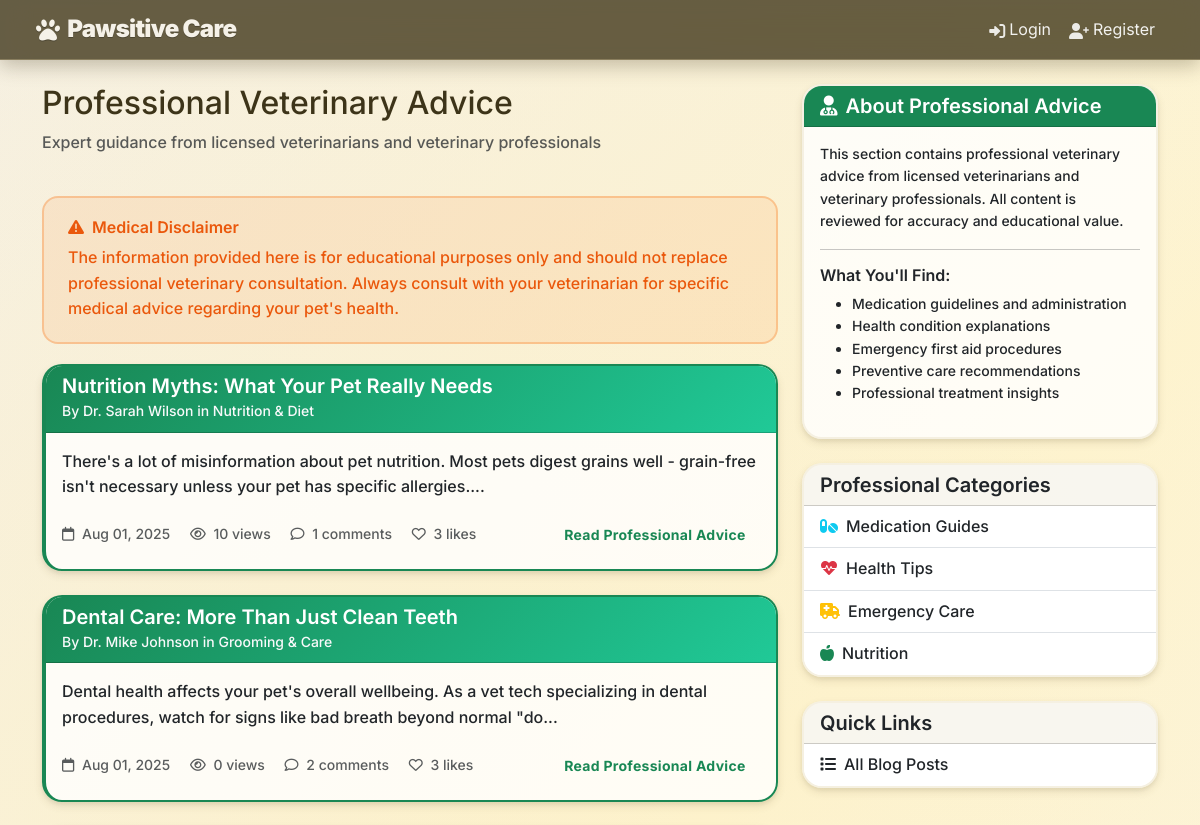
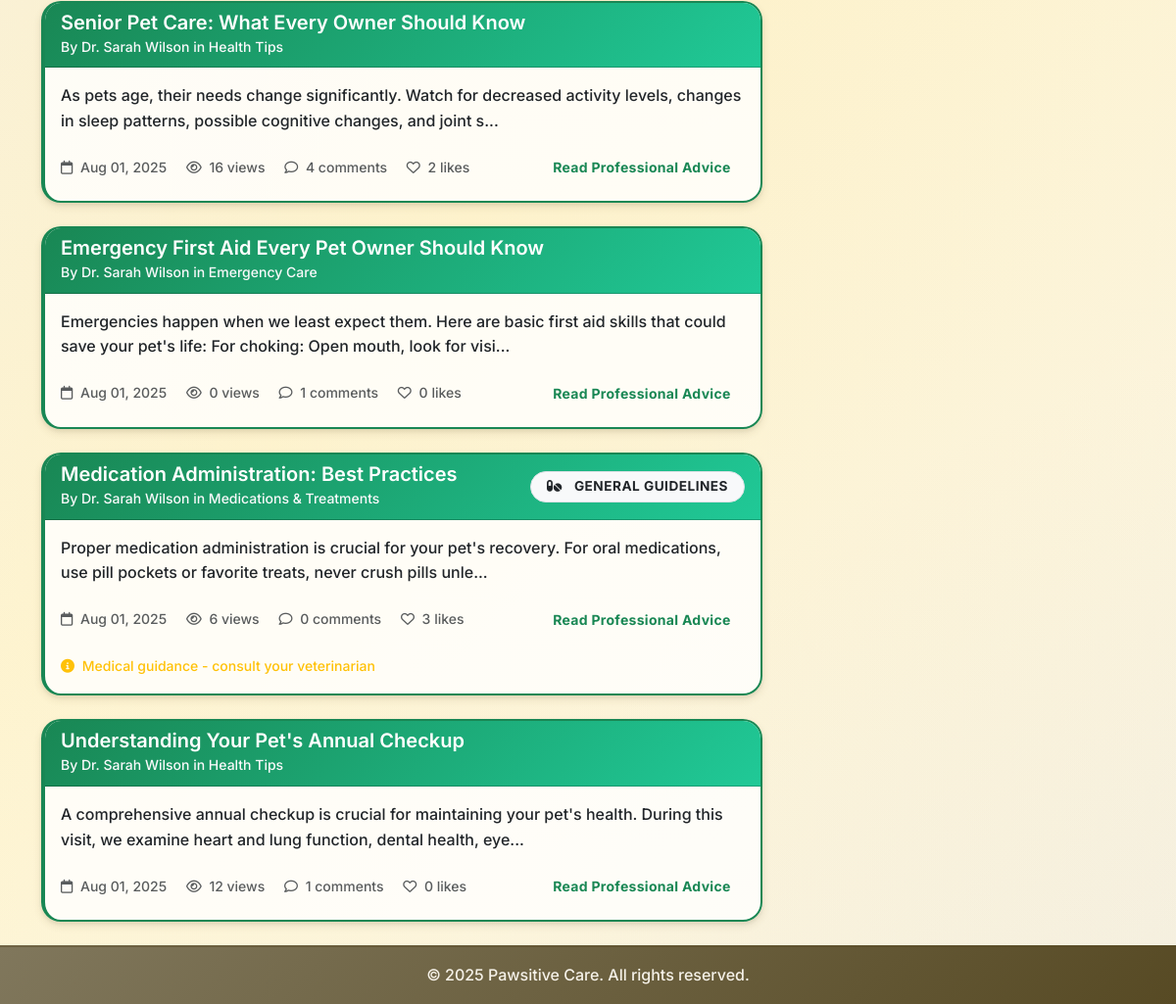
The app's page /blog/professional/ with its own data (2 pictures, top to bottom).
### petmedia/models.py (models this page shows, shortened)
class BlogPost(models.Model):
    id = models.UUIDField(primary_key=True, default=uuid.uuid4, editable=False)
    title = models.CharField(
        max_length=200,
        validators=[MinLengthValidator(5)],
        help_text="Blog post title"
    )
    content = models.TextField(
        validators=[MinLengthValidator(50)],
        help_text="Full blog post content"
    )
    excerpt = models.TextField(
        max_length=300,
        help_text="Short excerpt for previews"
    )
    author = models.ForeignKey(User, on_delete=models.CASCADE, related_name='blog_posts')
    category = models.ForeignKey(BlogCategory, on_delete=models.SET_NULL, null=True)
    related_pet = models.ForeignKey(
        Pet,
        on_delete=models.SET_NULL,
        null=True,
        blank=True,
        help_text="Pet this post is about (optional)"
    )
    is_professional_advice = models.BooleanField(
        default=False,
        help_text="Is this professional veterinary advice?"
    )
    medical_disclaimer = models.TextField(
        blank=True,
        help_text="Medical disclaimer for professional posts"
    )
    medication_name = models.CharField(
        max_length=100,
        blank=True,
        help_text="Name of medication discussed"
    )
    dosage_info = models.TextField(
        blank=True,
        help_text="Dosage information (for reference only)"
    )
    side_effects = models.TextField(
        blank=True,
        help_text="Known side effects"
    )
    slug = models.SlugField(max_length=250, unique=True, blank=True)
    meta_description = models.CharField(max_length=160, blank=True)
    featured_image = models.ImageField(
        upload_to='blog_images/',
        blank=True,
        null=True
    )
    is_published = models.BooleanField(default=True)
    is_featured = models.BooleanField(default=False)
    views_count = models.PositiveIntegerField(default=0)
    likes_count = models.PositiveIntegerField(default=0)
    created_at = models.DateTimeField(auto_now_add=True)
    updated_at = models.DateTimeField(auto_now=True)
    published_at = models.DateTimeField(null=True, blank=True)
    class Meta:
        ordering = ['-created_at']

class BlogCategory(models.Model):
    MEDICATION = 'MEDICATION'
    HEALTH_TIPS = 'HEALTH_TIPS'
    NUTRITION = 'NUTRITION'
    TRAINING = 'TRAINING'
    GROOMING = 'GROOMING'
    EMERGENCY = 'EMERGENCY'
    EXPERIENCE = 'EXPERIENCE'
    CATEGORY_CHOICES = [
        (MEDICATION, 'Medications & Treatments'),
        (HEALTH_TIPS, 'Health Tips'),
        (NUTRITION, 'Nutrition & Diet'),
        (TRAINING, 'Training & Behavior'),
        (GROOMING, 'Grooming & Care'),
        (EMERGENCY, 'Emergency Care'),
        (EXPERIENCE, 'Owner Experiences'),
    ]
    name = models.CharField(max_length=20, choices=CATEGORY_CHOICES, unique=True)
    description = models.TextField(blank=True)
    icon = models.CharField(max_length=50, blank=True)
    is_active = models.BooleanField(default=True)
    created_at = models.DateTimeField(auto_now_add=True)
    def __str__(self):
        return self.get_name_display()
    class Meta:
        verbose_name_plural = "Blog Categories"

### accounts/models.py (models this page shows, shortened)
class CustomUser(AbstractUser):
    ROLE_CHOICES = [
        ('admin', 'Admin'),
        ('vet', 'Veterinarian'),
        ('staff', 'Staff'),
        ('client', 'Client'),
    ]
    phone = models.CharField(max_length=20, blank=False)
    address = models.TextField(blank=False)
    role = models.CharField(max_length=10, choices=ROLE_CHOICES, default='client')

### petmedia/views.py (the view)
# urls.py: path('professional/', views.ProfessionalAdviceView.as_view(), name='professional_advice'),
class ProfessionalAdviceView(ListView):
    template_name = 'petmedia/professional_advice.html'
    context_object_name = 'posts'
    paginate_by = 10
    def get_queryset(self):
        return repo_manager.posts.get_professional_posts().order_by('-created_at')

### petmedia/context_processors.py (called while the page is built)
def recent_blog_posts(request):
    try:
        recent_posts = repo_manager.posts.get_recent_posts(limit=3)
        return {'recent_blog_posts': recent_posts}
    except Exception:
        return {'recent_blog_posts': []}

def blog_stats(request):
    try:
        if request.user.is_authenticated:
            user_posts_count = repo_manager.posts.get_by_author(request.user).count()
            return {'user_blog_posts_count': user_posts_count}
        return {'user_blog_posts_count': 0}
    except Exception:
        return {'user_blog_posts_count': 0}

### petmedia/patterns/repository.py (called while the page is built)
    def get_professional_posts(self) -> QuerySet['BlogPost']:
        return self.model.objects.filter(
            is_professional_advice=True,
            is_published=True
        ).select_related('author', 'category', 'related_pet')

    def get_recent_posts(self, limit: int = 10) -> QuerySet['BlogPost']:
        return self.model.objects.filter(
            is_published=True
        ).order_by('-created_at')[:limit].select_related('author', 'category', 'related_pet')

    @property
    def posts(self) -> BlogPostRepository:
        if self._post_repo is None:
            self._post_repo = BlogPostRepository()
        return self._post_repo

### petmedia/templates/petmedia/professional_advice.html (shortened to what this page needs)
{% extends 'base.html' %}
{% load static %}
{% block content %}
<div class="container mt-4">
  <div class="row">
    <div class="col-lg-8">
      <div class="d-flex justify-content-between align-items-center mb-4">
        <div>
          <h1 class="h2">Professional Veterinary Advice</h1>
          <p class="text-muted">Expert guidance from licensed veterinarians and veterinary professionals</p>
        </div>
      </div>
      <div class="alert alert-warning" role="alert">
        <h6 class="alert-heading"><i class="fas fa-exclamation-triangle me-2"></i>Medical Disclaimer</h6>
        The information provided here is for educational purposes only and should not replace professional veterinary consultation. Always consult with your veterinarian for specific medical advice regarding your pet's health.
      </div>
      <div class="professional-posts">
        {% if posts %}
        {% for post in posts %}
        <article class="card mb-4 border-success">
          <div class="card-header bg-success text-white">
            <div class="d-flex justify-content-between align-items-center">
              <div>
                <h5 class="mb-0">
                  <a href="{% url 'petmedia:blog_detail' slug=post.slug %}" class="text-white text-decoration-none">
                    {{ post.title }}
                  </a>
                </h5>
                <small class="text-light">
                  By Dr.
                  {{ post.author.get_full_name|default:post.author.username }}
                  {% if post.category %}
                  in
                  {{ post.category }}
                  {% endif %}
                </small>
              </div>
              <div>
                {% if post.medication_name %}
                <span class="badge bg-light text-dark">
                  <i class="fas fa-pills me-1"></i>
                  {{ post.medication_name }}
                </span>
                {% endif %}
              </div>
            </div>
          </div>
          <div class="card-body">
            <div class="row">
              {% if post.featured_image %}
              <div class="col-md-3">
                <img src="{{ post.featured_image.url }}" class="img-fluid rounded" alt="{{ post.title }}" style="height: 150px; width: 100%; object-fit: cover;">
              </div>
              <div class="col-md-9">
                {% else %}
                <div class="col-12">
                  {% endif %}
                  <p class="card-text">
                    {{ post.excerpt|default:post.content|truncatechars:250 }}
                  </p>
                  <div class="d-flex justify-content-between align-items-center">
                    <div class="text-muted small">
                      <i class="far fa-calendar me-1"></i>
                      {{ post.created_at|date:"M d, Y" }}
                      <i class="far fa-eye ms-3 me-1"></i>
                      {{ post.views_count }} views
                      <i class="far fa-comment ms-3 me-1"></i>
                      {{ post.comments.count }} comments
                      <i class="far fa-heart ms-3 me-1"></i>
                      {{ post.likes.count }} likes
                    </div>
                    <a href="{% url 'petmedia:blog_detail' slug=post.slug %}" class="btn btn-outline-success btn-sm">
                      Read Professional Advice
                    </a>
                  </div>
                  {% if post.medical_disclaimer %}
                  <div class="mt-3">
                    <small class="text-warning">
                      <i class="fas fa-info-circle me-1"></i>
                      Medical guidance - consult your veterinarian
                    </small>
                  </div>
                  {% endif %}
                </div>
              </div>
            </div>
        </article>
        {% endfor %}
        {% endif %}
      </div>
    </div>
    <div class="col-lg-4">
      <div class="card mb-4">
        <div class="card-header bg-success text-white">
          <h5 class="mb-0"><i class="fas fa-user-md me-2"></i>About Professional Advice</h5>
        </div>
        <div class="card-body">
          <p class="small">
            This section contains professional veterinary advice from licensed veterinarians and veterinary professionals. All content is reviewed for accuracy and educational value.
          </p>
          <hr>
          <h6>What You'll Find:</h6>
          <ul class="small">
            <li>Medication guidelines and administration</li>
            <li>Health condition explanations</li>
            <li>Emergency first aid procedures</li>
            <li>Preventive care recommendations</li>
            <li>Professional treatment insights</li>
          </ul>
        </div>
      </div>
      <div class="card mb-4">
        <div class="card-header">
          <h5 class="mb-0">Professional Categories</h5>
        </div>
        <div class="list-group list-group-flush">
          <a href="{% url 'petmedia:medications' %}" class="list-group-item list-group-item-action">
            <i class="fas fa-pills me-2 text-info"></i>Medication Guides
          </a>
          <a href="{% url 'petmedia:category' name='HEALTH_TIPS' %}" class="list-group-item list-group-item-action">
            <i class="fas fa-heartbeat me-2 text-danger"></i>Health Tips
          </a>
          <a href="{% url 'petmedia:category' name='EMERGENCY' %}" class="list-group-item list-group-item-action">
            <i class="fas fa-ambulance me-2 text-warning"></i>Emergency Care
          </a>
          <a href="{% url 'petmedia:category' name='NUTRITION' %}" class="list-group-item list-group-item-action">
            <i class="fas fa-apple-alt me-2 text-success"></i>Nutrition
          </a>
        </div>
      </div>
      <div class="card">
        <div class="card-header">
          <h5 class="mb-0">Quick Links</h5>
        </div>
        <div class="list-group list-group-flush">
          <a href="{% url 'petmedia:blog_list' %}" class="list-group-item list-group-item-action">
            <i class="fas fa-list me-2"></i>All Blog Posts
          </a>
        </div>
      </div>
    </div>
  </div>
</div>
{% endblock %}

### petmedia/templates/petmedia/professional_advice.html (style rules this page uses)
.card.border-success { border-left: 4px solid #198754 !important; }
.professional-posts .card-header { background: linear-gradient(135deg, #198754 0%, #20c997 100%) !important; }
.badge.bg-light { border: 1px solid #dee2e6; }

### records on screen
BlogPost: title "Nutrition Myths: What Your Pet Really Needs", author.get_full_name "Sarah Wilson", category "Nutrition & Diet", excerpt "There's a lot of misinformation about pet nutrition. Most pets digest grains well - grain-free isn't necessary unless your pet has specific allergies....", created_at "Aug 01, 2025", views_count "10", comments.count "1", likes.count "3"
BlogPost: title "Dental Care: More Than Just Clean Teeth", author.get_full_name "Mike Johnson", category "Grooming & Care", excerpt "Dental health affects your pet's overall wellbeing. As a vet tech specializing in dental procedures, watch for signs like bad breath beyond normal \"do...", created_at "Aug 01, 2025", views_count "0", comments.count "2", likes.count "3"
BlogPost: title "Senior Pet Care: What Every Owner Should Know", author.get_full_name "Sarah Wilson", category "Health Tips", excerpt "As pets age, their needs change significantly. Watch for decreased activity levels, changes in sleep patterns, possible cognitive changes, and joint s...", created_at "Aug 01, 2025", views_count "16", comments.count "4", likes.count "2"
BlogPost: title "Emergency First Aid Every Pet Owner Should Know", author.get_full_name "Sarah Wilson", category "Emergency Care", excerpt "Emergencies happen when we least expect them. Here are basic first aid skills that could save your pet's life: For choking: Open mouth, look for visi...", created_at "Aug 01, 2025", views_count "0", comments.count "1", likes.count "0"
BlogPost: title "Medication Administration: Best Practices", author.get_full_name "Sarah Wilson", category "Medications & Treatments", medication_name "GENERAL GUIDELINES", excerpt "Proper medication administration is crucial for your pet's recovery. For oral medications, use pill pockets or favorite treats, never crush pills unle...", created_at "Aug 01, 2025", views_count "6", comments.count "0", likes.count "3", shows "Medical guidance - consult your veterinarian"
BlogPost: title "Understanding Your Pet's Annual Checkup", author.get_full_name "Sarah Wilson", category "Health Tips", excerpt "A comprehensive annual checkup is crucial for maintaining your pet's health. During this visit, we examine heart and lung function, dental health, eye...", created_at "Aug 01, 2025", views_count "12", comments.count "1", likes.count "0"
